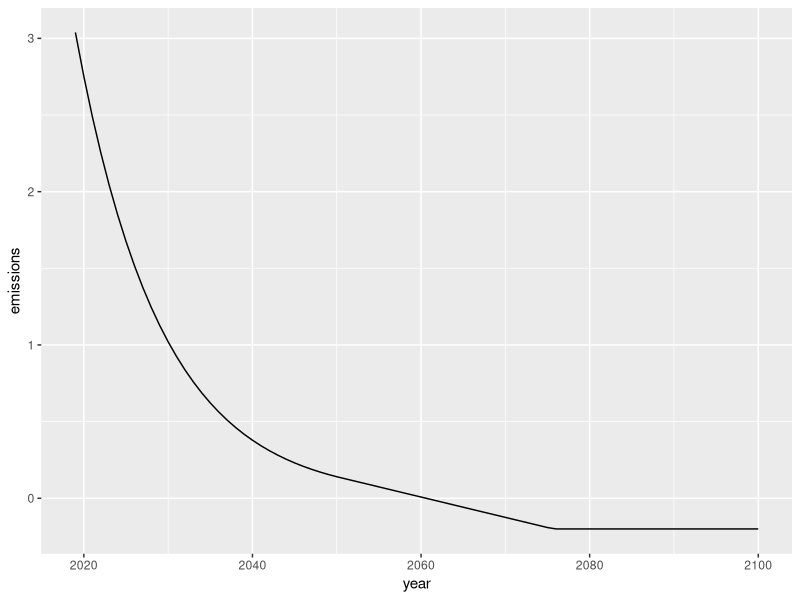
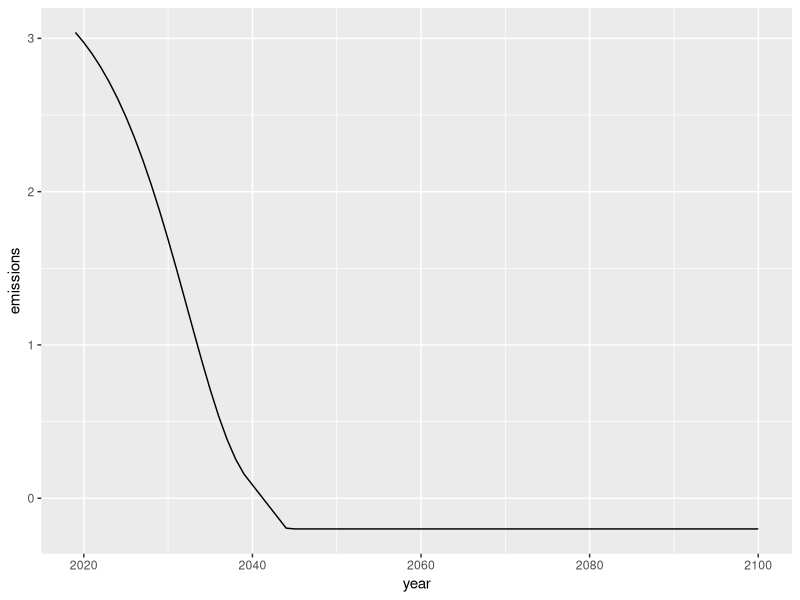
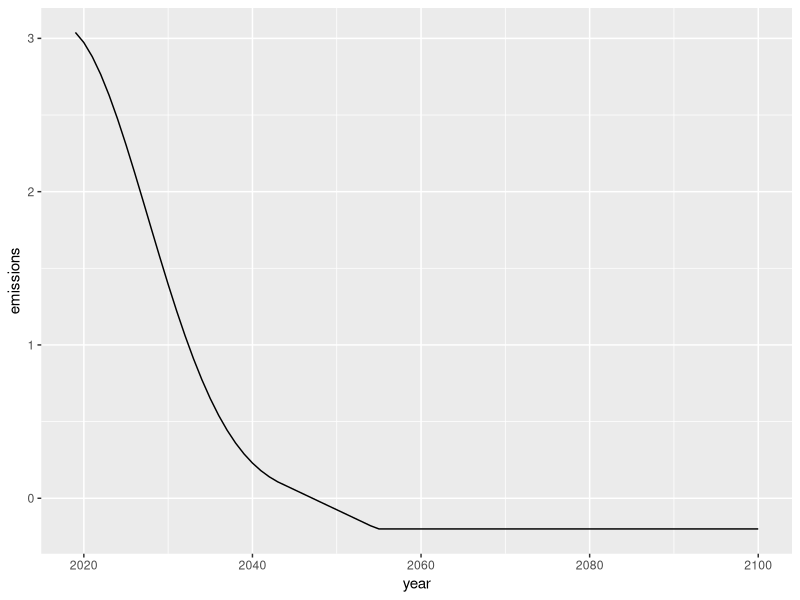
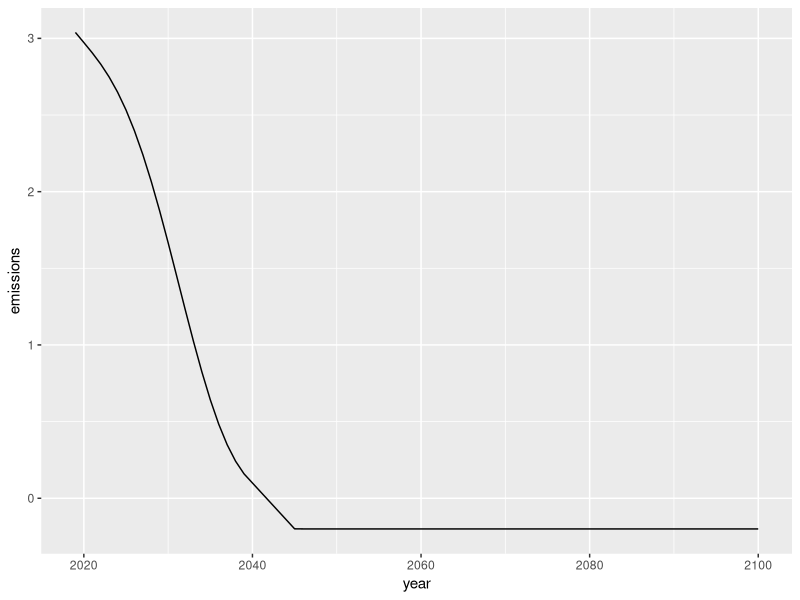
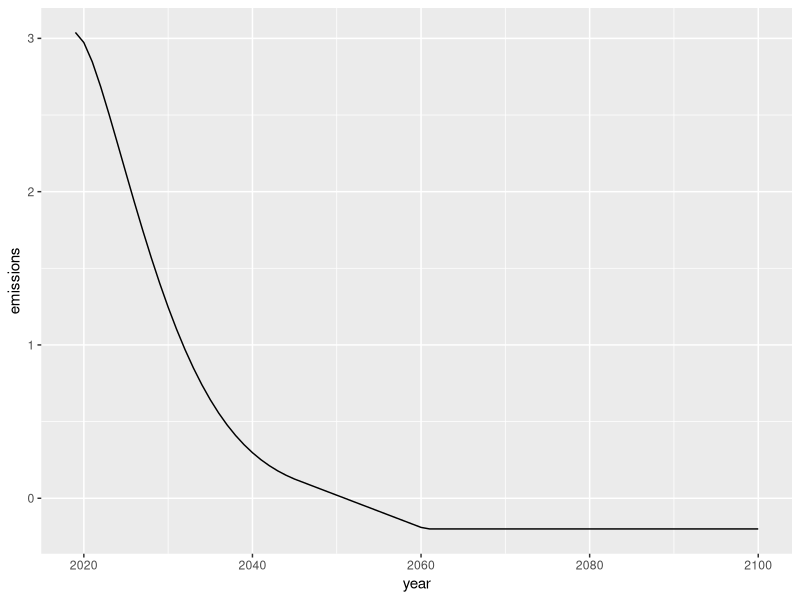
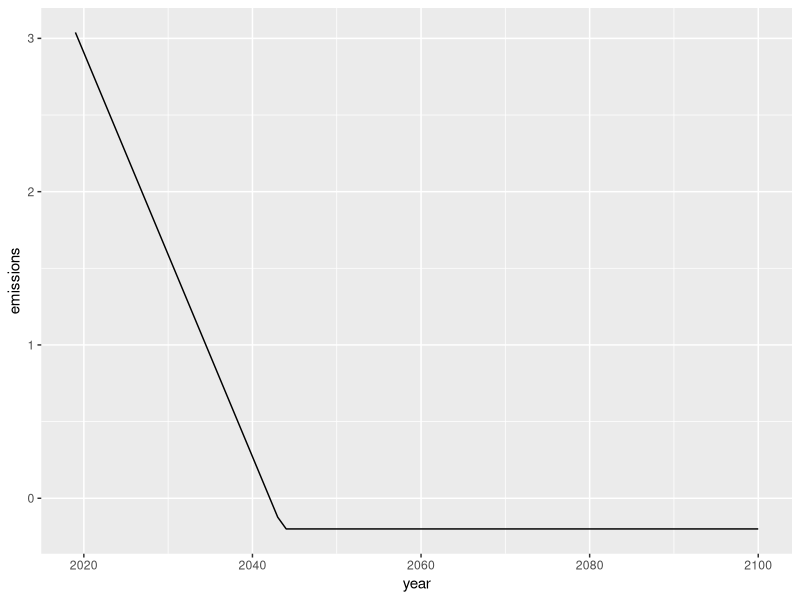

Write the R code that produced these figures, in order.
library(dplyr)
library(ggplot2)
library(nleqslv)
library(bench)


# Optimierung ####

emis_by <- 3.03870921601875 
base_year <- 2020
budget <- 22 #21.827 #22 #21.8043361981087
rr_20 <- -0.0217324116377584
threshold_linear_rm1 <- 0.136741914720844000
threshold_linear_other <- 0.106354822560656
threshold_horizontal <- -0.2 #-0.2430967

make_linear <- function(x, rm) {
  for(i in 3:length(x)) {
    if(rm == "rm1") {
      if(x[i-1] <= threshold_linear_rm1) {
        x[i] <- x[i-1] + x[i-1] - x[i-2]
      }
    } else {
      if(x[i-1] <= threshold_linear_other) {
        x[i] <- x[i-1] + x[i-1] - x[i-2]
      }
    }
  }
  return(x)
}

make_horizontal <- function(x) {
  for(i in 3:length(x)) {
    if(x[i] <= threshold_horizontal) {
      x[i] <- threshold_horizontal
    }
  }
  return(x)
}

optimize_function <- function(fun, neg) {
  if(neg == T) {
    xstart <- matrix(runif(800, min = -1, max = 0), ncol = 1)
  } else {
    xstart <- matrix(runif(800, min = 0, max = 1), ncol = 1)
  }
  opt_x <- searchZeros(xstart, fun,  method = "Broyden", global = "dbldog",  control = list(btol = 1e-6))
  return(opt_x)
}

create_fun <- function(rm) {
  fun <<- function(x){
    emis <- rep(emis_by, 82)
    t <- 0:81
    year <- 2019:2100
    rr <- rep(rr_20, 82)
    for(i in 2:82){
      if(rm == "rm1") {
        emis[i] <- emis[i-1] * (1 + x)
      } else if (rm == "rm2") {
        rr[i] <- ifelse(year[i] == 2020, rr_20, rr[i-1] * (1 + x))
        emis[i] <- emis[i-1] * (1 + rr[i])
      } else if (rm == "rm3") {
        rr[i] <- ifelse(year[i] == 2020, rr_20, rr[i-1] + x)
        emis[i] <- emis[i-1] * (1 + rr[i])
      } else if (rm == "rm4") {
        rr[i] <- ifelse(year[i] == 2020, rr_20, x * (year[i] - base_year)^2 + rr_20)
        emis[i] <- emis[i-1] * (1 + rr[i])
      } else if (rm == "rm5") {
        rr[i] <- ifelse(year[i] == 2020, rr_20, x * sqrt(year[i] - 0.5 - base_year) + rr_20)
        emis[i] <- emis[i-1] * (1 + rr[i])
      } else if (rm == "rm6") {
        emis[i] <- emis[i-1] + x
      }
    } 
    
    emis <- make_linear(emis, rm = rm)
    emis <- make_horizontal(emis)
    
    ret <- numeric(1)
    ret[1] <- sum(emis[-1]) - budget
    return(ret)
  }
}

calculate_result <- function(x, rm) {
  emis <- rep(emis_by, 82)
  t <- 0:81
  year <- 2019:2100
  rr <- rep(rr_20, 82)
  for(i in 2:82){
    if(rm == "rm1") {
      emis[i] <- emis[i-1] * (1 + x)
    } else if (rm == "rm2") {
      rr[i] <- ifelse(year[i] == 2020, rr_20, rr[i-1] * (1 + x))
      emis[i] <- emis[i-1] * (1 + rr[i])
    } else if (rm == "rm3") {
      rr[i] <- ifelse(year[i] == 2020, rr_20, rr[i-1] + x)
      emis[i] <- emis[i-1] * (1 + rr[i])
    } else if (rm == "rm4") {
      rr[i] <- ifelse(year[i] == 2020, rr_20, x * (year[i] - base_year)^2 + rr_20)
      emis[i] <- emis[i-1] * (1 + rr[i])
    } else if (rm == "rm5") {
      rr[i] <- ifelse(year[i] == 2020, rr_20, x * sqrt(year[i] - 0.5 - base_year) + rr_20)
      emis[i] <- emis[i-1] * (1 + rr[i])
    } else if (rm == "rm6") {
      emis[i] <- emis[i-1] + x
    }
  } 
  
  emis <- make_linear(emis, rm = rm)
  emis <- make_horizontal(emis)
  
  dat <- data.frame(t = t,
                    year = year,
                    emissions = emis,
                    rr = rr)
  return(dat)
}

plot_result <- function(x) {
  ggplot(x, aes(x = year, y = emissions)) +
    geom_line()
}


# RM-1 const ####

create_fun(rm = "rm1")

opt_x <- optimize_function(fun, neg = T)

result_rm1 <- calculate_result(x = opt_x[[1]][which(opt_x[[1]] < 0)],
                 rm = "rm1")

plot_result(result_rm1)


# RM-2 exp ####

# RR = RR_t-1 * (1 + a)

create_fun(rm = "rm2")

opt_x <- optimize_function(fun, neg = F)

result_rm2 <- calculate_result(x = opt_x[[1]][which(opt_x[[1]] > 0)], # only allow positive x
                               rm = "rm2")

plot_result(result_rm2)


# RM-3 lin ####

# RR = RR_t-1 * (1 + a)

create_fun(rm = "rm3")

opt_x <- optimize_function(fun, neg = T)

result_rm3 <- calculate_result(x = opt_x[[1]][which(opt_x[[1]] < 0)], # only allow negative x
                               rm = "rm3")

plot_result(result_rm3)


# RM-4 quadr ####

# RR = a * (t - (BY + 1))^2 + RR_BY+1

create_fun(rm = "rm4")

opt_x <- optimize_function(fun, neg = T)

result_rm4 <- calculate_result(x = opt_x[[1]][which(opt_x[[1]] < 0)], # only allow negative x
                               rm = "rm4")

plot_result(result_rm4)


# RM-5 rad ####

# RR = a * sqrt(t - (BY + 1) - 0.5) + RR_BY+1

create_fun(rm = "rm5")

opt_x <- optimize_function(fun, neg = T)

result_rm5 <- calculate_result(x = opt_x[[1]][which(opt_x[[1]] < 0)], # only allow negative x
                               rm = "rm5")

plot_result(result_rm5)



## WIESO HIER CORRECTING FACTOR???


# RM-6 abs ####

create_fun(rm = "rm6")

opt_x <- optimize_function(fun, neg = T)

result_rm6 <- calculate_result(x = opt_x[[1]][which(opt_x[[1]] < 0)], # only allow negative x
                               rm = "rm6")

plot_result(result_rm6)
